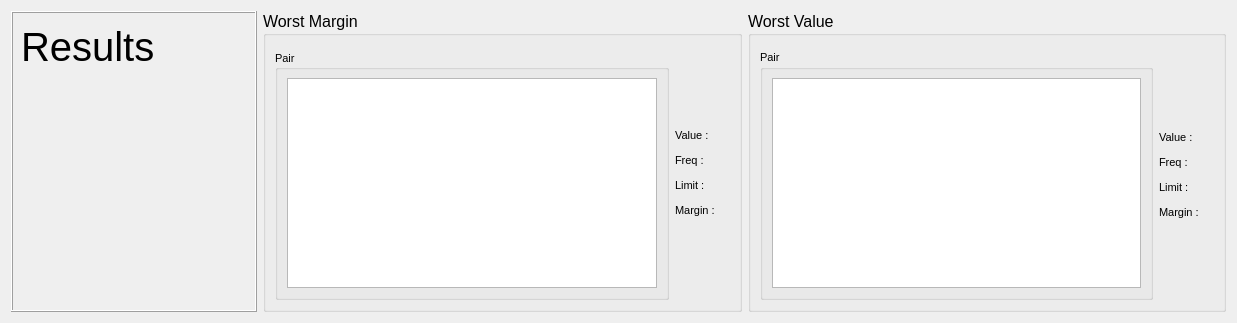
<?xml version="1.0" encoding="UTF-8"?>
<ui version="4.0">
 <class>ParameterWidget</class>
 <widget class="QWidget" name="ParameterWidget">
  <property name="geometry">
   <rect>
    <x>0</x>
    <y>0</y>
    <width>1237</width>
    <height>323</height>
   </rect>
  </property>
  <property name="windowTitle">
   <string>ParameterWidget</string>
  </property>
  <layout class="QHBoxLayout" name="horizontalLayout_8">
   <item>
    <widget class="QFrame" name="ResultsFrame">
     <property name="sizePolicy">
      <sizepolicy hsizetype="Preferred" vsizetype="Preferred">
       <horstretch>0</horstretch>
       <verstretch>0</verstretch>
      </sizepolicy>
     </property>
     <property name="minimumSize">
      <size>
       <width>246</width>
       <height>0</height>
      </size>
     </property>
     <property name="frameShape">
      <enum>QFrame::Box</enum>
     </property>
     <property name="frameShadow">
      <enum>QFrame::Raised</enum>
     </property>
     <widget class="QLabel" name="label">
      <property name="geometry">
       <rect>
        <x>10</x>
        <y>10</y>
        <width>191</width>
        <height>51</height>
       </rect>
      </property>
      <property name="font">
       <font>
        <pointsize>30</pointsize>
       </font>
      </property>
      <property name="text">
       <string>Results</string>
      </property>
     </widget>
     <widget class="QLabel" name="paramLabel">
      <property name="geometry">
       <rect>
        <x>10</x>
        <y>70</y>
        <width>341</width>
        <height>31</height>
       </rect>
      </property>
      <property name="font">
       <font>
        <pointsize>20</pointsize>
       </font>
      </property>
      <property name="text">
       <string/>
      </property>
     </widget>
     <widget class="QLabel" name="passLabel">
      <property name="geometry">
       <rect>
        <x>10</x>
        <y>140</y>
        <width>151</width>
        <height>51</height>
       </rect>
      </property>
      <property name="font">
       <font>
        <pointsize>20</pointsize>
       </font>
      </property>
      <property name="text">
       <string/>
      </property>
     </widget>
    </widget>
   </item>
   <item>
    <layout class="QHBoxLayout" name="horizontalLayout_2">
     <item>
      <widget class="QGroupBox" name="groupBox">
       <property name="font">
        <font>
         <pointsize>12</pointsize>
        </font>
       </property>
       <property name="title">
        <string>Worst Margin</string>
       </property>
       <layout class="QHBoxLayout" name="horizontalLayout_5">
        <item>
         <layout class="QHBoxLayout" name="horizontalLayout">
          <property name="topMargin">
           <number>5</number>
          </property>
          <item>
           <widget class="QGroupBox" name="groupBox_3">
            <property name="font">
             <font>
              <pointsize>8</pointsize>
             </font>
            </property>
            <property name="title">
             <string>Pair</string>
            </property>
            <property name="alignment">
             <set>Qt::AlignLeading|Qt::AlignLeft|Qt::AlignVCenter</set>
            </property>
            <layout class="QHBoxLayout" name="horizontalLayout_4">
             <item>
              <widget class="QListWidget" name="marginListWidget">
               <property name="editTriggers">
                <set>QAbstractItemView::NoEditTriggers</set>
               </property>
              </widget>
             </item>
            </layout>
           </widget>
          </item>
         </layout>
        </item>
        <item>
         <layout class="QFormLayout" name="formLayout_3">
          <property name="fieldGrowthPolicy">
           <enum>QFormLayout::AllNonFixedFieldsGrow</enum>
          </property>
          <property name="formAlignment">
           <set>Qt::AlignLeading|Qt::AlignLeft|Qt::AlignVCenter</set>
          </property>
          <property name="verticalSpacing">
           <number>12</number>
          </property>
          <item row="0" column="1">
           <widget class="QLabel" name="marginValueLabel">
            <property name="font">
             <font>
              <pointsize>8</pointsize>
             </font>
            </property>
            <property name="text">
             <string/>
            </property>
           </widget>
          </item>
          <item row="1" column="0">
           <widget class="QLabel" name="label_3">
            <property name="font">
             <font>
              <pointsize>8</pointsize>
             </font>
            </property>
            <property name="text">
             <string>Freq : </string>
            </property>
           </widget>
          </item>
          <item row="1" column="1">
           <widget class="QLabel" name="marginFreqLabel">
            <property name="font">
             <font>
              <pointsize>8</pointsize>
             </font>
            </property>
            <property name="text">
             <string/>
            </property>
           </widget>
          </item>
          <item row="2" column="0">
           <widget class="QLabel" name="label_4">
            <property name="font">
             <font>
              <pointsize>8</pointsize>
             </font>
            </property>
            <property name="text">
             <string>Limit : </string>
            </property>
           </widget>
          </item>
          <item row="2" column="1">
           <widget class="QLabel" name="marginLimitLabel">
            <property name="font">
             <font>
              <pointsize>8</pointsize>
             </font>
            </property>
            <property name="text">
             <string/>
            </property>
           </widget>
          </item>
          <item row="3" column="0">
           <widget class="QLabel" name="label_5">
            <property name="font">
             <font>
              <pointsize>8</pointsize>
             </font>
            </property>
            <property name="text">
             <string>Margin : </string>
            </property>
           </widget>
          </item>
          <item row="3" column="1">
           <widget class="QLabel" name="marginLabel">
            <property name="font">
             <font>
              <pointsize>8</pointsize>
             </font>
            </property>
            <property name="text">
             <string/>
            </property>
           </widget>
          </item>
          <item row="0" column="0">
           <widget class="QLabel" name="label_2">
            <property name="font">
             <font>
              <pointsize>8</pointsize>
             </font>
            </property>
            <property name="text">
             <string>Value :</string>
            </property>
           </widget>
          </item>
         </layout>
        </item>
       </layout>
       <zorder></zorder>
       <zorder></zorder>
      </widget>
     </item>
     <item>
      <widget class="QGroupBox" name="groupBox_2">
       <property name="font">
        <font>
         <pointsize>12</pointsize>
        </font>
       </property>
       <property name="title">
        <string>Worst Value</string>
       </property>
       <layout class="QHBoxLayout" name="horizontalLayout_7">
        <item>
         <layout class="QHBoxLayout" name="horizontalLayout_3">
          <property name="topMargin">
           <number>5</number>
          </property>
          <item>
           <widget class="QGroupBox" name="groupBox_4">
            <property name="font">
             <font>
              <pointsize>8</pointsize>
             </font>
            </property>
            <property name="title">
             <string>Pair</string>
            </property>
            <layout class="QHBoxLayout" name="horizontalLayout_6">
             <item>
              <widget class="QListWidget" name="worstListWidget">
               <property name="editTriggers">
                <set>QAbstractItemView::NoEditTriggers</set>
               </property>
              </widget>
             </item>
            </layout>
           </widget>
          </item>
          <item>
           <layout class="QFormLayout" name="formLayout_4">
            <property name="formAlignment">
             <set>Qt::AlignLeading|Qt::AlignLeft|Qt::AlignVCenter</set>
            </property>
            <property name="verticalSpacing">
             <number>12</number>
            </property>
            <item row="0" column="0">
             <widget class="QLabel" name="label_6">
              <property name="font">
               <font>
                <pointsize>8</pointsize>
               </font>
              </property>
              <property name="text">
               <string>Value :</string>
              </property>
             </widget>
            </item>
            <item row="0" column="1">
             <widget class="QLabel" name="worstValueLabel">
              <property name="font">
               <font>
                <pointsize>8</pointsize>
               </font>
              </property>
              <property name="text">
               <string/>
              </property>
             </widget>
            </item>
            <item row="1" column="0">
             <widget class="QLabel" name="label_7">
              <property name="font">
               <font>
                <pointsize>8</pointsize>
               </font>
              </property>
              <property name="text">
               <string>Freq : </string>
              </property>
             </widget>
            </item>
            <item row="1" column="1">
             <widget class="QLabel" name="worstFreqLabel">
              <property name="font">
               <font>
                <pointsize>8</pointsize>
               </font>
              </property>
              <property name="text">
               <string/>
              </property>
             </widget>
            </item>
            <item row="2" column="0">
             <widget class="QLabel" name="label_8">
              <property name="font">
               <font>
                <pointsize>8</pointsize>
               </font>
              </property>
              <property name="text">
               <string>Limit : </string>
              </property>
             </widget>
            </item>
            <item row="2" column="1">
             <widget class="QLabel" name="worstLimitLabel">
              <property name="font">
               <font>
                <pointsize>8</pointsize>
               </font>
              </property>
              <property name="text">
               <string/>
              </property>
             </widget>
            </item>
            <item row="3" column="0">
             <widget class="QLabel" name="label_9">
              <property name="font">
               <font>
                <pointsize>8</pointsize>
               </font>
              </property>
              <property name="text">
               <string>Margin : </string>
              </property>
             </widget>
            </item>
            <item row="3" column="1">
             <widget class="QLabel" name="worstMarginLabel">
              <property name="font">
               <font>
                <pointsize>8</pointsize>
               </font>
              </property>
              <property name="text">
               <string/>
              </property>
             </widget>
            </item>
           </layout>
          </item>
         </layout>
        </item>
       </layout>
      </widget>
     </item>
    </layout>
   </item>
  </layout>
 </widget>
 <resources/>
 <connections/>
</ui>
